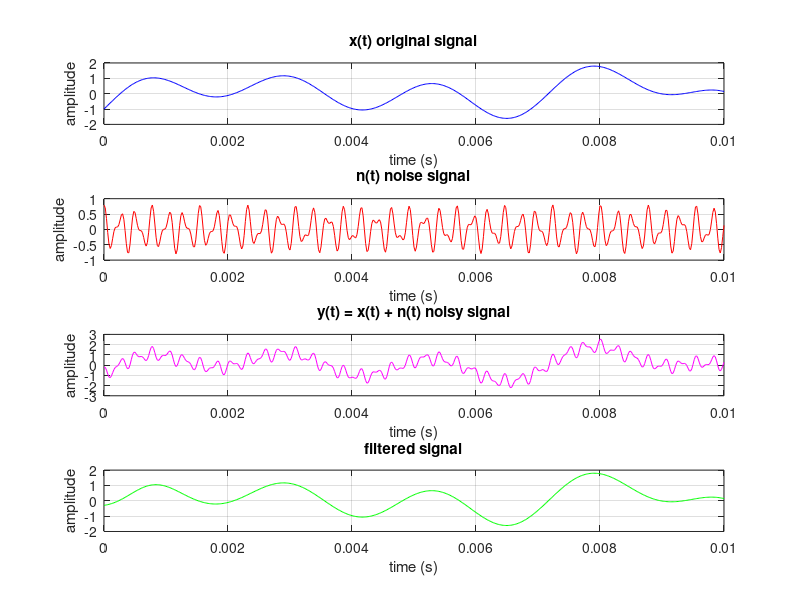

Reproduce this figure in MATLAB. (Note: this script raises an error after producing the figure.)
%noise reduction eee243
clc;
clear;
close all;

%1.Setting Up the Necessary Parameters
Fs = 50000; % the sampling frequency in Hz
T = 1/Fs; % sampling period from Fs
t = 0:T:0.05; % time duration is from 0 to 0.05

alpha = 6; % according to group number 6
f_noise = 3870; % calculated noise frequency


%2.signal definitions

%original signal:
%x(t) = sin(2*pi*420*t)
% - cos(2*pi*190*t)
% + 0.8*sin(2*pi*250*t)*exp(-12*t)

x = sin(2*pi*420*t) ...
- cos(2*pi*190*t) ...
+ 0.8*sin(2*pi*250*t).*exp(-2*alpha*t);


%noise signal:
%n(t) = 0.5*cos(2*pi*3870*t)
% + 0.3*sin(2*pi*6500*t + 2*pi/5)

n = 0.5*cos(2*pi*f_noise*t) ...
+ 0.3*sin(2*pi*6500*t + 2*pi/5);


%noisy signal
y = x+n;


%3.FFT analysis

N = length(y);

%frequency axis
f = (0:N-1)*(Fs/N);

%positive-frequency portion
h = 1:floor(N/2);


%FFT of clean voice
X = fft(x);
Xm = abs(X)/N;


%FFT of noise
N_fft = fft(n);
Nm = abs(N_fft)/N;


%FFT of noisy signal
Y = fft(y);
Ym = abs(Y)/N;


%4.butterworth low-pass filter

filter_order = 6; %based on design
fc = 1000; %cutoff frequency in Hz

%normalized cutoff frequency
Wn = fc/(Fs/2);

%design Butterworth LPF
[b,a] = butter(filter_order,Wn,'low');

%apply zero-phase filtering
yf = filtfilt(b,a,y);

%FFT of filtered signal
Yf = fft(yf);
Yfm = abs(Yf)/N;


%5.time domain plotting

%first 0.01 seconds
tp = t <= 0.01;

figure;

subplot(4,1,1)
plot(t(tp),x(tp),'b');
title('x(t) original signal');
xlabel('time (s)');
ylabel('amplitude');
grid on;

subplot(4,1,2);
plot(t(tp),n(tp),'r');
title('n(t) noise signal');
xlabel('time (s)');
ylabel('amplitude');
grid on;

subplot(4,1,3);
plot(t(tp),y(tp),'m');
title('y(t) = x(t) + n(t) noisy signal');
xlabel('time (s)');
ylabel('amplitude');
grid on;

subplot(4,1,4);
plot(t(tp),yf(tp),'g');
title('filtered signal');
xlabel('time (s)');
ylabel('amplitude');
grid on;

sgtitle('time domain analysis');


%6.frequency domain plotting

figure;

subplot(4,1,1);
plot(f(h),2*Xm(h),'b');
title('X(f) original voice spectrum');
xlabel('frequency (Hz)');
ylabel('magnitude');
xlim([0 10000]);
grid on;

subplot(4,1,2);
plot(f(h),2*Nm(h),'r');
title('N(f) noise spectrum');
xlabel('frequency (Hz)');
ylabel('magnitude');
xlim([0 10000]);
grid on;

subplot(4,1,3);
plot(f(h),2*Ym(h),'m');
title('Y(f) noisy signal spectrum');
xlabel('frequency (Hz)');
ylabel('magnitude');
xlim([0 10000]);
grid on;

subplot(4,1,4);
plot(f(h),2*Yfm(h),'g');
title('filtered signal spectrum');
xlabel('frequency (Hz)');
ylabel('magnitude');
xlim([0 10000]);
grid on;

sgtitle('frequency domain analysis');


%7. butterworth filter frequency response

figure;

freqz(b,a,1024,Fs);

sgtitle('sixth order butterworth lowpass filter response');


%8. SNR calculation

%before filtering
SNR_before = 10*log10(mean(x.^2)/mean(n.^2));

%residual error after filtering
residual_noise = yf-x;

%after filtering
SNR_after = 10*log10(mean(x.^2)/mean(residual_noise.^2));

% improvement
SNR_cumulation = SNR_after-SNR_before;

fprintf('SNR results\n');
fprintf('SNR before filtering : %.2f dB\n',SNR_before);
fprintf('SNR after filtering : %.2f dB\n',SNR_after);
fprintf('SNR improvement : %.2f dB\n',SNR_cumulation);


%9. VERIFICATION OF THE CONTINUOUS PART OF Y(w)

%Theoretical continuous part:
%
%Yc(w) = 0.8/(2j) *
%[1/(12+j(w-500*pi)) - 1/(12+j(w+500*pi))]

f_test = [0 100 250 500 1000 2000];

fprintf('\n');

fprintf('       CONTINUOUS PART OF MANUAL Y(w) VERIFICATION\n');

fprintf(' f(Hz)       omega(rad/s)       Real{Yc}        Imag{Yc}\n');
fprintf('---------------------------------------------------------------\n');

for k = 1:length(f_test)

    w = 2*pi*f_test(k);

    Yc = (0.8/(2j)) * ...
        (1/(12 + 1j*(w-500*pi)) ...
        - 1/(12 + 1j*(w+500*pi)));

    fprintf('%5.0f       %12.4f       %12.8f    %12.8f\n', ...
        f_test(k),w,real(Yc),imag(Yc));

end



%10. INDEPENDENT NUMERICAL FOURIER TRANSFORM VERIFICATION

%Numerical CTFT of the damped 250 Hz component

Fs_verify = 200000;
dt_verify = 1/Fs_verify;

t_verify = 0:dt_verify:2;

x_damped = 0.8*sin(2*pi*250*t_verify).*exp(-12*t_verify);

fprintf('\n');
fprintf('        MANUAL FORMULA vs NUMERICAL FOURIER INTEGRAL\n');

fprintf(' f(Hz)      |Manual|       |Numerical|       Absolute Error\n');
fprintf('--------------------------------------------------------------------------\n');

for k = 1:length(f_test)

    w = 2*pi*f_test(k);

    %manual Fourier transform
    Yc_manual = (0.8/(2j)) * ...
        (1/(12 + 1j*(w-500*pi)) ...
        - 1/(12 + 1j*(w+500*pi)));

    %numerical Fourier transform
    integrand = x_damped.*exp(-1j*w*t_verify);

    Yc_numeric = trapz(t_verify,integrand);

    %absolute error
    error_value = abs(Yc_manual-Yc_numeric);

    fprintf('%5.0f       %12.8f       %12.8f       %.3e\n', ...
        f_test(k),abs(Yc_manual),abs(Yc_numeric),error_value);

end




%11. THEORETICAL FREQUENCY vs MATLAB FFT VERIFICATION

%Theoretical frequency components:
%
%190 Hz   -> -cos(2*pi*190*t)
%250 Hz   -> damped sinusoidal component
%420 Hz   -> sin(2*pi*420*t)
%3870 Hz  -> 0.5*cos(2*pi*3870*t)
%6500 Hz  -> 0.3*sin(2*pi*6500*t+2*pi/5)

%Use a longer signal for better frequency resolution

Fs_verify2 = 50000;
T_verify2 = 1/Fs_verify2;
t_verify2 = 0:T_verify2:1;

x_verify = sin(2*pi*420*t_verify2) ...
- cos(2*pi*190*t_verify2) ...
+ 0.8*sin(2*pi*250*t_verify2).*exp(-12*t_verify2);

n_verify = 0.5*cos(2*pi*3870*t_verify2) ...
+ 0.3*sin(2*pi*6500*t_verify2+2*pi/5);

y_verify = x_verify+n_verify;

N_verify = length(y_verify);

Y_verify = fft(y_verify);

f_verify = (0:N_verify-1)*(Fs_verify2/N_verify);

h_verify = 1:floor(N_verify/2);

Y_verify_mag = 2*abs(Y_verify(h_verify))/N_verify;

f_positive = f_verify(h_verify);

%theoretical frequencies
f_theory = [190 250 420 3870 6500];

fprintf('\n');

fprintf('       THEORETICAL FREQUENCY vs MATLAB FFT\n');

fprintf('Theory(Hz)    Nearest FFT(Hz)    Error(Hz)\n');


for k = 1:length(f_theory)

    [~,index] = min(abs(f_positive-f_theory(k)));

    f_found = f_positive(index);

    error_value = f_found-f_theory(k);

    fprintf('%8.0f       %12.4f       %10.4f\n', ...
        f_theory(k),f_found,error_value);

end




%12. THEORETICAL DELTA COMPONENT VERIFICATION GRAPH

%Positive-frequency delta components of Y(w):
%
%190 Hz  -> magnitude pi
%420 Hz  -> magnitude pi
%3870 Hz -> magnitude 0.5*pi
%6500 Hz -> magnitude 0.3*pi
%
%250 Hz is continuous because it is exponentially damped.

f_delta = [190 420 3870 6500];

A_delta = [pi pi 0.5*pi 0.3*pi];

figure;

stem(f_delta,A_delta,'filled');

grid on;

xlabel('frequency (Hz)');
ylabel('impulse coefficient magnitude');

title('Theoretical delta components of Y(w)');

xlim([0 7000]);


%13. THEORETICAL CONTINUOUS PART GRAPH

f_manual = linspace(0,8000,20000);

w_manual = 2*pi*f_manual;

Yc_manual_plot = (0.8/(2j)) .* ...
    (1./(12+1j*(w_manual-500*pi)) ...
    - 1./(12+1j*(w_manual+500*pi)));

figure;

plot(f_manual,abs(Yc_manual_plot),'LineWidth',1.2);

grid on;

xlabel('frequency (Hz)');
ylabel('|Yc(w)|');

title('Continuous part of theoretical Y(w)');

xlim([0 8000]);


%14. HIGH-RESOLUTION FFT VERIFICATION GRAPH

figure;

plot(f_positive,Y_verify_mag);

grid on;

xlabel('frequency (Hz)');
ylabel('magnitude');

title('High-resolution FFT of noisy signal');

xlim([0 8000]);


%15. RESIDUAL NOISE GRAPH

figure;

plot(t(tp),residual_noise(tp));

grid on;

xlabel('time (s)');
ylabel('amplitude');

title('Residual noise after filtering');


%16. RESIDUAL NOISE FREQUENCY SPECTRUM

Residual_fft = fft(residual_noise);

Residual_mag = abs(Residual_fft)/N;

figure;

plot(f(h),2*Residual_mag(h));

grid on;

xlabel('frequency (Hz)');
ylabel('magnitude');

title('Residual noise spectrum after filtering');

xlim([0 10000]);


%17. FINAL SUMMARY

fprintf('\n');

fprintf('                     PROJECT SUMMARY\n');



fprintf('noise frequency       = %d Hz\n',f_noise);
fprintf('sampling frequency    = %d Hz\n',Fs);
fprintf('cutoff frequency      = %d Hz\n',fc);

fprintf('\n');

fprintf('SNR before filtering  = %.4f dB\n',SNR_before);
fprintf('SNR after filtering   = %.4f dB\n',SNR_after);
fprintf('SNR improvement       = %.4f dB\n',SNR_cumulation);
